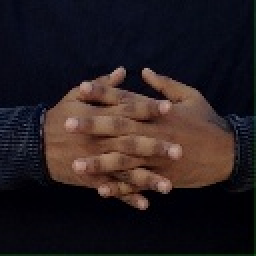
#> input picture test_images/W.jpg, 128 x 128 px (shown 2 times larger)
$ python preprocessing_test.py
#> lines starting #> are read from the running program, lines starting #| are printed output that depends on the picture
import cv2
import matplotlib.pyplot as plt

def resize_and_filter(img):
    img = cv2.resize(img, (64, 64))
    img = cv2.cvtColor(img,cv2.COLOR_BGR2GRAY)
    img = cv2.GaussianBlur(img,(5,5),2)
    # img = cv2.adaptiveThreshold(img,255,cv2.ADAPTIVE_THRESH_GAUSSIAN_C, cv2.THRESH_BINARY,11,2)
    return img


def preprocessing(img):
    img = resize_and_filter(img)     # CONVERT TO GRAYSCALE

    img = img/255            # TO NORMALIZE VALUES BETWEEN 0 AND 1 INSTEAD OF 0 TO 255
    return img

w_img = cv2.imread('test_images/W.jpg')
#> w_img is the input picture: shape (128, 128, 3); mean B, G, R 31.7, 29.4, 38.7
ppd_w = preprocessing(w_img)
#> in resize_and_filter, `img = cv2.resize(img, (64, 64))`:
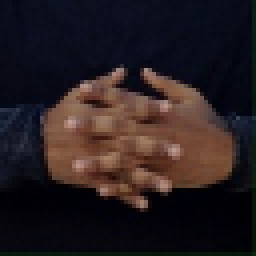
#> img: shape (64, 64, 3) (shown 4 times larger); mean of channels 0, 1, 2 31.8, 29.5, 38.8; drawn as B, G, R
#> in resize_and_filter, `img = cv2.cvtColor(img,cv2.COLOR_BGR2GRAY)`:
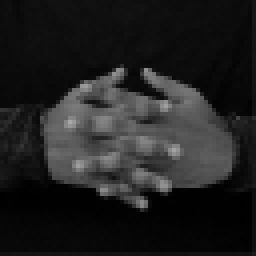
#> img: shape (64, 64) (shown 4 times larger); min 0, max 169, mean 32.6
#> in resize_and_filter, `img = cv2.GaussianBlur(img,(5,5),2)`:
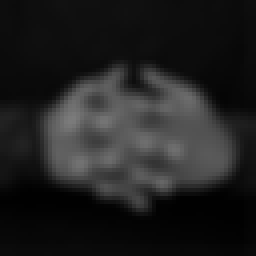
#> img: shape (64, 64) (shown 4 times larger); min 1, max 123, mean 32.4
print("before preprocessing", str(w_img.shape))
#| before preprocessing (128, 128, 3)
print("after preprocessing", str(ppd_w.shape))
#| after preprocessing (64, 64)

one_img = cv2.imread('test_images/1.jpg')
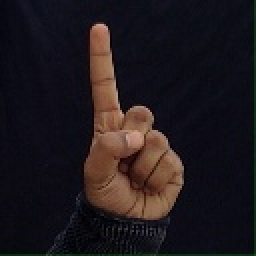
#> input picture test_images/1.jpg, 128 x 128 px (shown 2 times larger)
#> one_img is the input picture: shape (128, 128, 3); mean B, G, R 28.1, 24.6, 30.9
ppd_one = preprocessing(one_img)
#> in resize_and_filter (call 2), `img = cv2.resize(img, (64, 64))`:
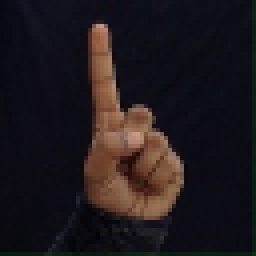
#> img: shape (64, 64, 3) (shown 4 times larger); mean of channels 0, 1, 2 28.3, 24.7, 31; drawn as B, G, R
#> in resize_and_filter (call 2), `img = cv2.cvtColor(img,cv2.COLOR_BGR2GRAY)`:
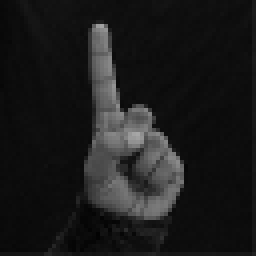
#> img: shape (64, 64) (shown 4 times larger); min 2, max 167, mean 27
#> in resize_and_filter (call 2), `img = cv2.GaussianBlur(img,(5,5),2)`:
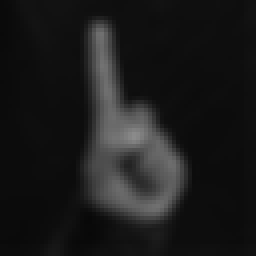
#> img: shape (64, 64) (shown 4 times larger); min 8, max 139, mean 26.8

f, axarr = plt.subplots(2,2)
axarr[0,0].imshow(w_img, cmap="gray")
axarr[0,1].imshow(ppd_w, cmap="gray")
axarr[1,0].imshow(one_img, cmap="gray")
axarr[1,1].imshow(ppd_one, cmap="gray")
plt.show()
#> figure, not shown here; B, G, R data is drawn as R, G, B
